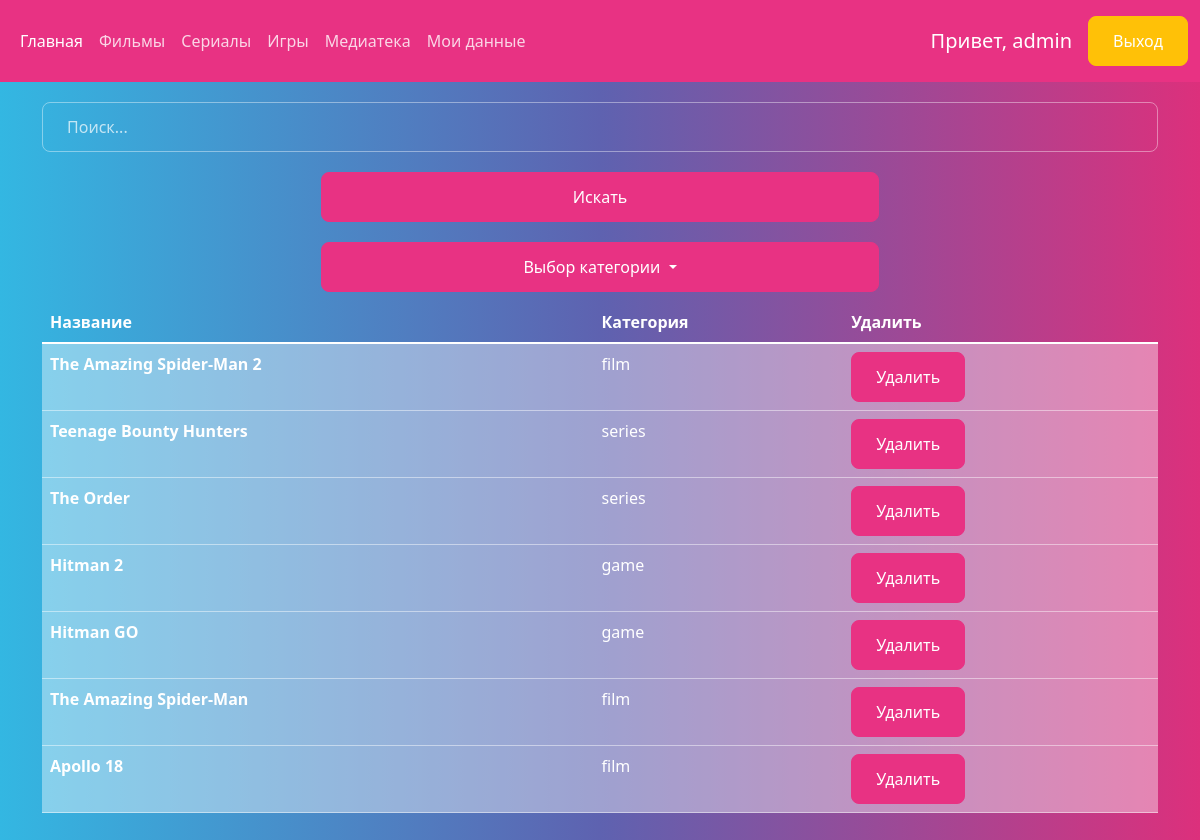
The page /The Amazing Spider-Man 2/add_media_film/ (signed in) on the database its author committed.
### RecSys/models.py (models this page shows)
class mediaContent(models.Model):
    title = models.CharField(max_length=250, null=True)
    category = models.CharField(max_length=30, null=True)
    customer = models.ForeignKey(Customer, on_delete=models.SET_NULL, blank=True, null=True)

### RecSys/views.py (the view)
# urls.py: path('<str:title>/add_media_film/', views.add_media_film, name='add_media_film'),
def add_media_film(request, title):
    media = None
    if request.user.is_authenticated:
        customer = request.user.customer
        media_adding(title, 'film', customer)
        media = mediaContent.objects.filter(customer=customer)
    context = {"medias": media}
    return render(request, 'RecSys/media.html', context)

### RecSys/views.py (called while the page is built)
def media_adding(title, category, customer):
    media, created = mediaContent.objects.get_or_create(title=title, category=category, customer=customer)
    media.save()

### RecSys/templates/RecSys/media.html (shortened to what this page needs)
{% extends 'RecSys/index.html' %}
{% load static %}
{% block content%}
    <form style="margin-top:20px;" action="{% url 'search_media' %}" method="POST">
        <input name="search_media" type="text" class="form-control" placeholder="Поиск..." id="inputDefault">
        <button style="margin-top:20px; margin-left: 25%;width:50%;" class="btn btn-primary">Искать</button>
    </form>
<div class="btn-group" style="margin-top:20px;margin-bottom:10px;margin-top:20px; margin-left: 25%;width:50%;">
  <button type="button" class="btn btn-primary dropdown-toggle" data-toggle="dropdown" aria-haspopup="true" aria-expanded="false">
    Выбор категории
  </button>
</div>
<table class="table table-hover" style="width:100%;">
  <thead>
    <tr>
      <th scope="col">Название</th>
      <th scope="col">Категория</th>
      <th scope="col">Удалить</th>
    </tr>
  </thead>
  {% for media in medias %}
  <tr class="table-secondary">
      <th scope="row">{{media.title}}</th>
      <td>{{media.category}}</td>
      <td><a class="btn btn-primary" href="{% url 'delete_from_media' media.id %}">Удалить</a></td>
  </tr>
  {% endfor %}
</table>
{% endblock content%}

### RecSys/templates/RecSys/index.html (shortened to what this page needs)
<!doctype html>
{% load static %}
<html lang="en">
<head>
    <link rel="stylesheet" type="text/css" href="{% static '/css/bootstrap.min1.css' %}">
	<link rel="stylesheet" type="text/css" href="{% static '/css/animate.min.css' %}">
	<link rel="stylesheet" type="text/css" href="{% static '/css/select2.css' %}">
</head>
<body>
<nav class="navbar navbar-expand-lg navbar-dark bg-primary">
  <div class="container-fluid">
    <div class="collapse navbar-collapse" id="navbarColor01">
      <ul class="navbar-nav me-auto">
        <li class="nav-item">
          <a class="nav-link active" href="/">Главная
          </a>
        </li>
        <li class="nav-item">
          <a class="nav-link" href="{% url 'film_page' %}">Фильмы</a>
        </li>
        <li class="nav-item">
          <a class="nav-link" href="{% url 'series_page' %}">Сериалы</a>
        </li>
        <li class="nav-item">
          <a class="nav-link" href="{% url 'game_page' %}">Игры</a>
        </li>
        {% if user.is_authenticated %}
        <li class="nav-item">
          <a class="nav-link" href="{% url 'media_page' %}">Медиатека</a>
        </li>
        <li class="nav-item">
          <a class="nav-link" href="{% url 'user_data' %}">Мои данные</a>
        </li>
        {% endif %}
      </ul>
        <li class = 'd-flex'>
            {% if user.is_authenticated %}
            <a style="margin-top: 5px" class="navbar-brand" href="">Привет, {{user.username}}</a>
            <a href="{% url 'logout' %}" class="btn btn-warning">Выход</a>
             {% else %}
                <a href="{% url 'login' %}" class="btn btn-warning nav-item">Войти</a>
                <a href="{% url 'register' %}" style="margin-left: 10px" class="btn btn-warning nav-item">Регистрация</a>
            {% endif %}
        </li>
    </div>
  </div>
</nav>
<div class="container">
        {% block content %}
        {% endblock content %}
    </div>
</body>
</html>

### rows shown on the page
mediaContent: title "The Amazing Spider-Man 2", category "film"
mediaContent: title "Teenage Bounty Hunters", category "series"
mediaContent: title "The Order", category "series"
mediaContent: title "Hitman 2", category "game"
mediaContent: title "Hitman GO", category "game"
mediaContent: title "The Amazing Spider-Man", category "film"
mediaContent: title "Apollo 18", category "film"

### other values the page prints
{{ user.username }} "admin"
